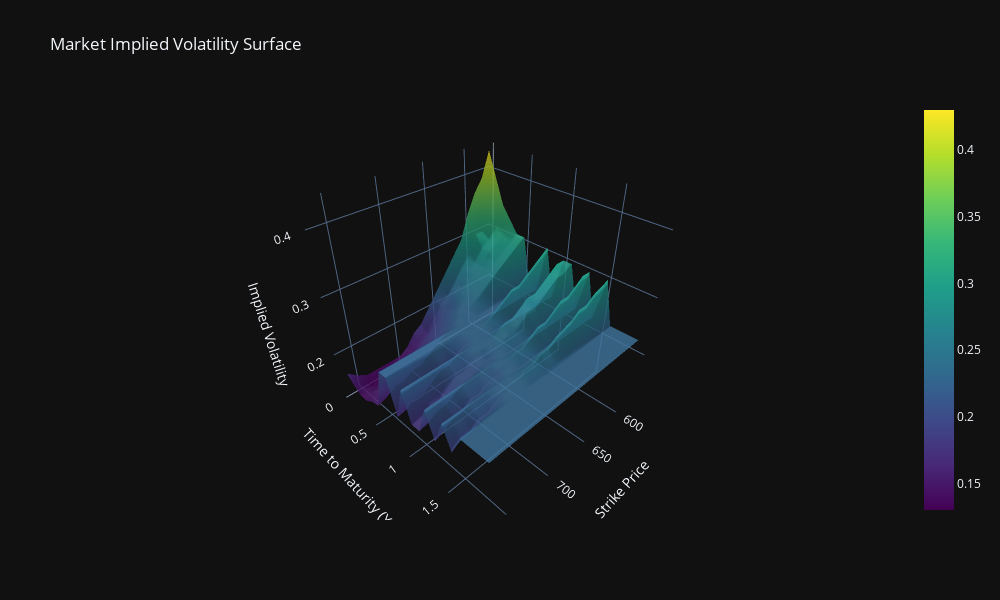

Notebook code cell kept with this figure:
### Code cell
fig = go.Figure(data=[go.Surface(x=KK, y=TT, z=np.nan_to_num(IV_surface, nan=np.nanmean(IV_surface)), colorscale='Viridis', opacity=0.8)])
fig.update_layout(
    title='Market Implied Volatility Surface',
    scene=dict(xaxis_title='Strike Price', yaxis_title='Time to Maturity (Years)', zaxis_title='Implied Volatility'),
    width=1000, height=600, template='plotly_dark'
)
fig.show()

### Figure 1 — Plotly figure (JSON) as saved in the notebook; plotly's stock layout.template omitted (floating-point values rounded to 4 significant figures; data arrays with more than 128 entries replaced by an {"elided": "..."} marker saying what was removed)
{"data": [{"colorscale": [[0, "#440154"], [0.1111, "#482878"], [0.2222, "#3e4989"], [0.3333, "#31688e"], [0.4444, "#26828e"], [0.5556, "#1f9e89"], [0.6667, "#35b779"], [0.7778, "#6ece58"], [0.8889, "#b5de2b"], [1, "#fde725"]], "opacity": 0.8, "type": "surface", "x": {"elided": "20x20 float values"}, "y": {"elided": "20x20 float values"}, "z": {"elided": "20x20 float values"}}], "layout": {"height": 600, "scene": {"xaxis": {"title": {"text": "Strike Price"}}, "yaxis": {"title": {"text": "Time to Maturity (Years)"}}, "zaxis": {"title": {"text": "Implied Volatility"}}}, "title": {"text": "Market Implied Volatility Surface"}, "width": 1000}}
